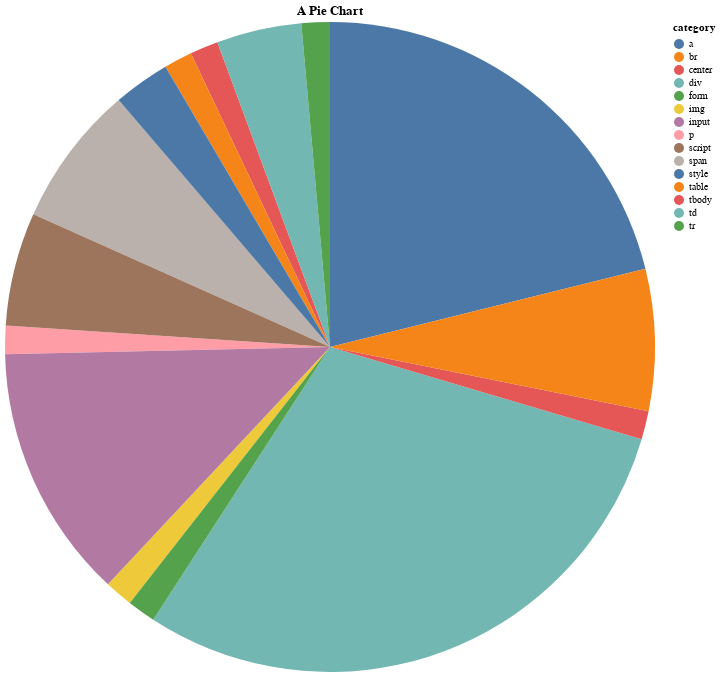

Notebook cell for this chart:
### Code cell
plotElementDist("https://google.com")
//val plot = plotElementDist("https://google.com")
// show(plot.spec) // for debugging a troublesome spec

### Figure 1 — Vega specification as saved in the notebook (floating-point values rounded to 4 significant figures)
{"$schema": "https://vega.github.io/schema/vega-lite/v6.json", "data": {"values": [{"category": "tbody", "value": 1}, {"category": "span", "value": 5}, {"category": "img", "value": 1}, {"category": "a", "value": 15}, {"category": "div", "value": 21}, {"category": "td", "value": 3}, {"category": "tr", "value": 1}, {"category": "p", "value": 1}, {"category": "input", "value": 9}, {"category": "table", "value": 1}, {"category": "style", "value": 2}, {"category": "center", "value": 1}, {"category": "br", "value": 5}, {"category": "script", "value": 4}, {"category": "form", "value": 1}]}, "description": "A simple pie chart with embedded data.", "encoding": {"color": {"field": "category", "type": "nominal"}, "theta": {"field": "value", "type": "quantitative"}}, "height": 650, "mark": "arc", "title": "A Pie Chart", "width": 650}
